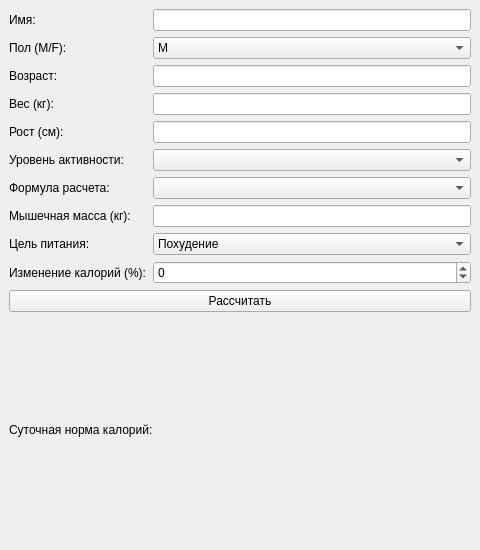
<?xml version="1.0" encoding="UTF-8"?>
<ui version="4.0">
 <class>MainWindow</class>
 <widget class="QMainWindow" name="MainWindow">
  <property name="geometry">
   <rect><x>0</x><y>0</y><width>480</width><height>550</height></rect>
  </property>
  <property name="windowTitle">
   <string>Калькулятор калорий</string>
  </property>
  <widget class="QWidget" name="centralwidget">
   <layout class="QVBoxLayout" name="verticalLayout">
    <item>
     <layout class="QFormLayout" name="formLayout">

      <item row="0" column="0">
       <widget class="QLabel" name="labelName">
        <property name="text"><string>Имя:</string></property>
       </widget>
      </item>
      <item row="0" column="1">
       <widget class="QLineEdit" name="nameEdit"/>
      </item>

      <item row="1" column="0">
       <widget class="QLabel" name="labelGender">
        <property name="text"><string>Пол (M/F):</string></property>
       </widget>
      </item>
      <item row="1" column="1">
       <widget class="QComboBox" name="genderBox">
        <item><property name="text"><string>M</string></property></item>
        <item><property name="text"><string>F</string></property></item>
       </widget>
      </item>

      <item row="2" column="0">
       <widget class="QLabel" name="labelAge">
        <property name="text"><string>Возраст:</string></property>
       </widget>
      </item>
      <item row="2" column="1">
       <widget class="QLineEdit" name="ageEdit"/>
      </item>

      <item row="3" column="0">
       <widget class="QLabel" name="labelWeight">
        <property name="text"><string>Вес (кг):</string></property>
       </widget>
      </item>
      <item row="3" column="1">
       <widget class="QLineEdit" name="weightEdit"/>
      </item>

      <item row="4" column="0">
       <widget class="QLabel" name="labelHeight">
        <property name="text"><string>Рост (см):</string></property>
       </widget>
      </item>
      <item row="4" column="1">
       <widget class="QLineEdit" name="heightEdit"/>
      </item>

      <item row="5" column="0">
       <widget class="QLabel" name="labelActivity">
        <property name="text"><string>Уровень активности:</string></property>
       </widget>
      </item>
      <item row="5" column="1">
       <widget class="QComboBox" name="activityBox"/>
      </item>

      <item row="6" column="0">
       <widget class="QLabel" name="labelFormula">
        <property name="text"><string>Формула расчета:</string></property>
       </widget>
      </item>
      <item row="6" column="1">
       <widget class="QComboBox" name="formulaBox"/>
      </item>

      <item row="7" column="0">
       <widget class="QLabel" name="labelLeanMass">
        <property name="text"><string>Мышечная масса (кг):</string></property>
       </widget>
      </item>
      <item row="7" column="1">
       <widget class="QLineEdit" name="leanMassEdit"/>
      </item>

      <item row="8" column="0">
       <widget class="QLabel" name="labelGoal">
        <property name="text"><string>Цель питания:</string></property>
       </widget>
      </item>
      <item row="8" column="1">
       <widget class="QComboBox" name="goalBox">
        <item><property name="text"><string>Похудение</string></property></item>
        <item><property name="text"><string>Поддержание</string></property></item>
        <item><property name="text"><string>Набор массы</string></property></item>
       </widget>
      </item>

      <item row="9" column="0">
       <widget class="QLabel" name="labelAdjust">
        <property name="text"><string>Изменение калорий (%):</string></property>
       </widget>
      </item>
      <item row="9" column="1">
       <widget class="QSpinBox" name="adjustSpin">
        <property name="minimum"><number>-50</number></property>
        <property name="maximum"><number>50</number></property>
        <property name="value"><number>0</number></property>
       </widget>
      </item>

     </layout>
    </item>

    <item>
     <widget class="QPushButton" name="calculateButton">
      <property name="text"><string>Рассчитать</string></property>
     </widget>
    </item>

    <item>
     <widget class="QLabel" name="resultLabel">
      <property name="text">
       <string>Суточная норма калорий:</string>
      </property>
     </widget>
    </item>

   </layout>
  </widget>
 </widget>
 <resources/>
 <connections/>
</ui>
